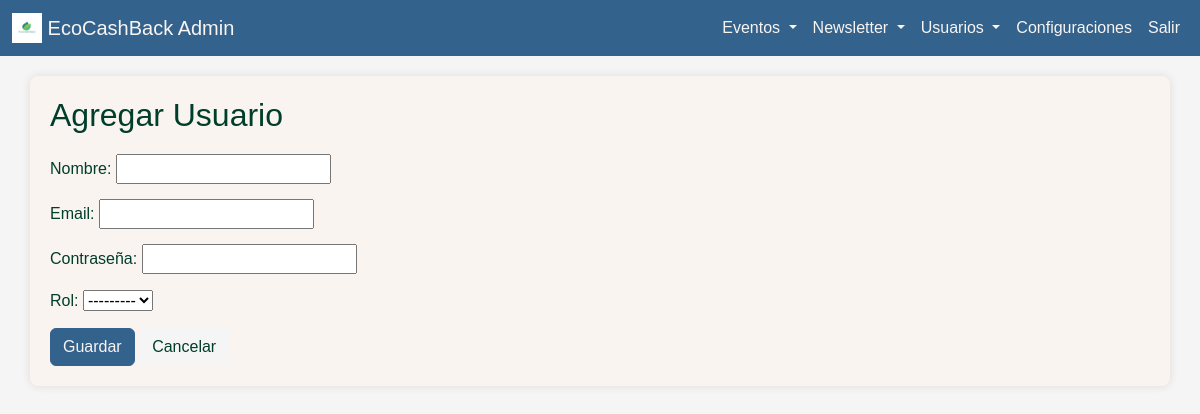
Before: /administracion/agregar_user/ with the older database file.
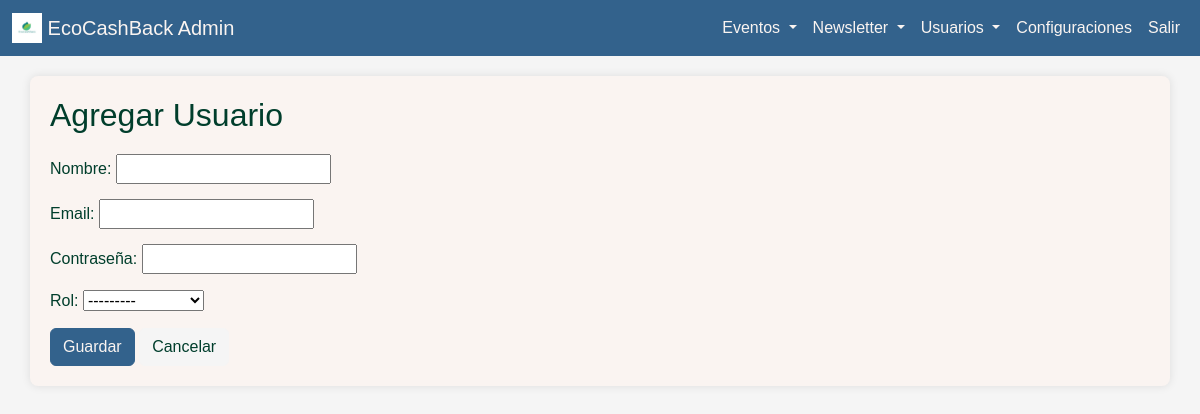
After: the same page with the newer database file.
### administracion/models.py (models this page shows)
class Rol(models.Model):
    rol_id = models.AutoField(primary_key=True)
    nombre = models.CharField(max_length=50)
    def __str__(self):
        return self.nombre

### administracion/views.py (the view)
# urls.py: path('agregar_user/', views.agregar_usuario, name='agregar_usuario'),
def agregar_usuario(request):
    if request.method == 'POST':
        form = UsuarioForm(request.POST)
        if form.is_valid():
            form.save()
            return redirect('listar_users')
    else:
        form = UsuarioForm()
    return render(request, 'administracion/users/agregar_user.html', {'form': form})

### administracion/forms.py
class UsuarioForm(forms.ModelForm):
    class Meta:
        model = Usuario
        fields = ['nombre', 'email', 'contraseña', 'rol']
        widgets = {
            'contraseña': forms.PasswordInput(),  # Para que el campo de contraseña se renderice como un campo de contraseña
        }

### administracion/templates/administracion/users/agregar_user.html (shortened to what this page needs)
{% load static %}
<!DOCTYPE html>
<html lang="es">
<head>
    <link rel="stylesheet" href="https://cdn.jsdelivr.net/npm/bootstrap@5.3.3/dist/css/bootstrap.min.css">
    <link rel="stylesheet" href="{% static 'css/admin_styles.css' %}">
</head>
<body>
    <nav class="navbar navbar-expand-lg navbar-light">
        <div class="container-fluid">
            <a class="navbar-brand" href="{% url 'admin_dashboard' %}">
                <img src="{% static 'img/logo-ecocashback.jpeg' %}" alt="Logo-EcoCashBack" width="30" height="30" class="d-inline-block align-top">
                EcoCashBack Admin
            </a>
            <div class="collapse navbar-collapse" id="navbarNav">
                <ul class="navbar-nav ms-auto">
                    <li class="nav-item dropdown">
                        <a class="nav-link dropdown-toggle" href="#" id="eventosDropdown" role="button" data-bs-toggle="dropdown" aria-expanded="false">
                            Eventos
                        </a>
                    </li>
                    <li class="nav-item dropdown">
                        <a class="nav-link dropdown-toggle" href="#" id="eventosDropdown" role="button" data-bs-toggle="dropdown" aria-expanded="false">
                            Newsletter
                        </a>
                    </li>
                    <li class="nav-item dropdown">
                        <a class="nav-link dropdown-toggle" href="#" id="eventosDropdown" role="button" data-bs-toggle="dropdown" aria-expanded="false">
                            Usuarios
                        </a>
                    </li>
                    <li class="nav-item">
                        <a class="nav-link" href="#">Configuraciones</a>
                    </li>
                    <li class="nav-item">
                        <a class="nav-link" href="#">Salir</a>
                    </li>
                </ul>
            </div>
        </div>
    </nav>
    <main class="container">
        <h2>Agregar Usuario</h2>
        <form method="post">
            <div class="form-group">
                <label for="id_nombre">Nombre:</label>
                {{ form.nombre }}
            </div>
            <div class="form-group">
                <label for="id_email">Email:</label>
                {{ form.email }}
            </div>
            <div class="form-group">
                <label for="id_contraseña">Contraseña:</label>
                {{ form.contraseña }}
            </div>
            <div class="form-group">
                <label for="id_rol">Rol:</label>
                {{ form.rol }}
            </div>
            <button type="submit" class="btn btn-primary">Guardar</button>
            <a href="{% url 'listar_users' %}" class="btn btn-secondary">Cancelar</a>
        </form>
    </main>
</body>
</html>

Changed rows visible on the page:
added Rol: rol "---------"
Other visible differences:
form field rol: "---------" → (not shown)
